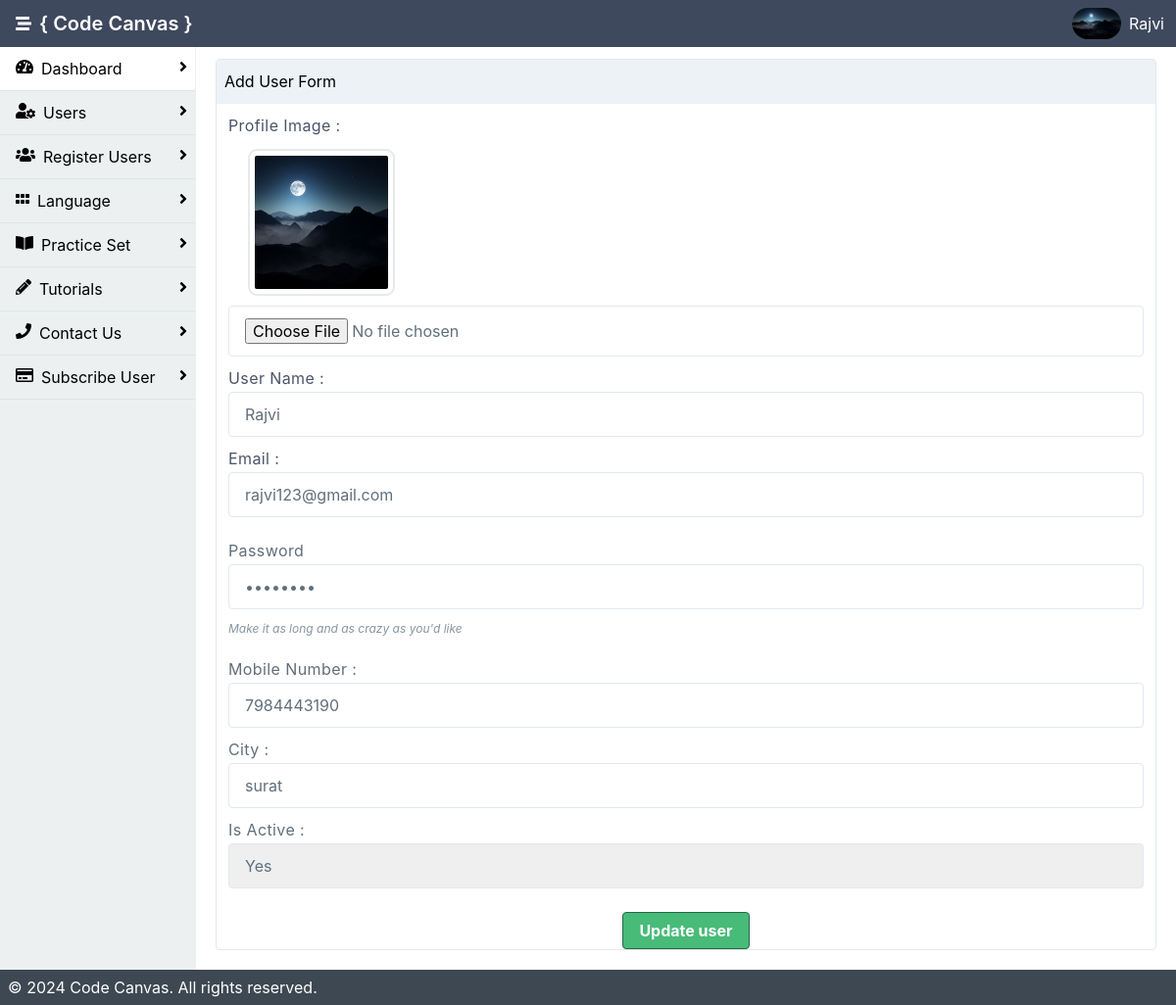
/admin/profile.php (signed in), run on the app's committed database.
### tables this page shows
CREATE TABLE `user` (
  `user_id` int(11) NOT NULL,
  `u_image` varchar(200) DEFAULT NULL,
  `name` varchar(200) NOT NULL,
  `email` varchar(200) NOT NULL,
  `passwd` varchar(50) NOT NULL,
  `is_active` int(11) NOT NULL DEFAULT 0,
  `created_date` date NOT NULL DEFAULT current_timestamp(),
  `number` varchar(10) NOT NULL,
  `city` varchar(400) NOT NULL
);

### admin/profile.php (the view, shortened to what this page needs)
<!DOCTYPE html>
<html lang="en">
<div class="mx-auto bg-grey-400">
    <div class="min-h-screen flex flex-col">
        <?php include 'inc/header.php';
        ?>
        <div class="flex flex-1">
            <?php include 'inc/sidebar.php'; ?>
            <main class="bg-white-500 flex-1 p-3 overflow-hidden">
<div class="flex flex-1  flex-col md:flex-row lg:flex-row mx-2">
                        <div class="mb-2 border-solid border-gray-300 rounded border shadow-sm w-full">
                            <div class="bg-gray-200 px-2 py-3 border-solid border-gray-200 border-b">
                                Add User Form
                            </div>
                            <?php
                            $userid = $_SESSION['userid'];
                            $qry = "SELECT * FROM user WHERE user_id='".$userid."'";
                            $res = mysqli_query($con , $qry);
                            $data = mysqli_fetch_assoc($res);
                            $image = "uploads/".$data['u_image'];
                            ?>
                            <div class="p-3">
                                <form class="w-full" id="userform" action="" method="post">
                                    <div class="flex flex-wrap">
                                            <label class="block tracking-wide text-gray-700 mb-1"
                                                   for="grid-first-name">
                                                Profile Image :
                                            </label>
                                            <div class="imgdiv">
                                            <?php if(isset($data['u_image']) && file_exists($image)){
                                                    ?>
                                                    <img src="uploads/<?php echo $data['u_image']; ?>" class="image-responsive" id="img"></img>
                                                <?php }else{ ?>
                                                    <img src="uploads/images.png" class="image-responsive" id="img"></img>
                                                    <?php } ?>
                                            </div>
                                            <input class="appearance-none block w-full bg-grey-200 text-grey-darker border border-grey-200 rounded py-3 px-4 mb-3 leading-tight focus:outline-none focus:bg-white focus:border-grey"
                                                   id="image" type="file" name="image" accept=".jpg, .jpeg, .png, .webp, .gif">
                                        </div>
                                    <div class="flex flex-wrap">
                                            <label class="block tracking-wide text-gray-700 mb-1"
                                                   for="grid-first-name">
                                                User Name :
                                            </label>
                                            <input class="appearance-none block w-full bg-grey-200 text-grey-darker border border-grey-200 rounded py-3 px-4 mb-3 leading-tight focus:outline-none focus:bg-white focus:border-grey"
                                                   id="name" type="text" name="name"  value="<?php echo $data['name']; ?>">
                                        </div>
                                        <div class="flex flex-wrap">
                                            <label class="block tracking-wide text-gray-700  mb-1"
                                                   for="grid-email">
                                                Email :
                                            </label>
                                            <input class="appearance-none block w-full bg-grey-200 text-grey-darker border border-grey-200 rounded py-3 px-4 mb-3 leading-tight focus:outline-none focus:bg-white focus:border-grey"
                                                   id="email" type="email" name="email" value="<?php echo $data['email']; ?>">
                                        </div>
                                    </div>
                                    <div class="flex flex-wrap mb-6">
                                        <div class="w-full px-3">
                                            <label class="block tracking-wide text-grey-darker  mb-1"
                                                   for="grid-password">
                                                Password
                                            </label>
                                            <input class="appearance-none block w-full bg-grey-200 text-grey-darker border border-grey-200 rounded py-3 px-4 mb-3 leading-tight focus:outline-none focus:bg-white focus:border-grey"
                                                   id="password" type="password" name="password" value="<?php echo $data['passwd']; ?>">
                                            <p class="text-grey-dark text-xs italic">Make it as long and as crazy as
                                                you'd like</p>
                                        </div>
                                    </div>
                                    <div class="flex flex-wrap">
                                        <div class="w-full px-3">
                                            <label class="block tracking-wide text-grey-darker  mb-1"
                                                   for="grid-number">
                                                Mobile Number :
                                            </label>
                                            <input class="appearance-none block w-full bg-grey-200 text-grey-darker border border-grey-200 rounded py-3 px-4 mb-3 leading-tight focus:outline-none focus:bg-white focus:border-grey"
                                                   id="number" type="number" name="number" value="<?php echo $data['number']; ?>">
                                        </div>
                                    </div>
                                    <div class="flex flex-wrap">
                                        <div class="w-full px-3">
                                            <label class="block tracking-wide text-grey-darker  mb-1"
                                                   for="grid-city">
                                                City :
                                            </label>
                                            <input class="appearance-none block w-full bg-grey-200 text-grey-darker border border-grey-200 rounded py-3 px-4 mb-3 leading-tight focus:outline-none focus:bg-white focus:border-grey"
                                                   id="city" type="text" name="city" value="<?php echo $data['city']; ?>">
                                        </div>
                                    </div>
                                    <div class="flex flex-wrap mb-6">
                                        <div class="w-full px-3">
                                            <label class="block tracking-wide text-grey-darker mb-1"
                                                   for="grid-active">
                                                Is Active :
                                            </label>
                                            <select class="block appearance-none w-full bg-grey-200 border border-grey-200 text-grey-darker py-3 px-4 pr-8 rounded leading-tight focus:outline-none focus:bg-white focus:border-grey"
                                                id="is_active" name="is_active">
                                            <option value="1" <?php if(isset($data['is_active']) && $data['is_active'] == '1'){ echo 'selected'; } ?>>Yes</option>
                                        </select>
                                        </div>
                                    </div>
                                    <div class="flex flex-wrap">
                                    <div class="w-full px-3"><center>
                                    <button class="bg-green-500 hover:bg-green-800 text-white font-bold py-2 px-4 border border-green-800 rounded" id="adduser" name="adduser">
                                    Update user
                                </button></center>
                                    </div>
                            </div>
                        </div>
                    </div>
                </div>
        </div>
        <?php include 'inc/footer.php'; ?>
    </div>
</body>
</html>

### admin/inc/header.php (shortened to what this page needs)
<?php
include 'db.php';
$userid = $_SESSION["userid"];
$name = $_SESSION["name"];
$qry = "SELECT * FROM user WHERE user_id= '".$userid."'";
$res = mysqli_query($con , $qry);
$data = mysqli_fetch_assoc($res);
$image = "uploads/".$data['u_image'];
?>
<html lang="en">
<head>
    <link rel="stylesheet" href="./dist/styles.css">
    <link rel="stylesheet" href="https://cdnjs.cloudflare.com/ajax/libs/font-awesome/4.7.0/css/font-awesome.min.css">
</head>
<body>
<header class="bg-nav">
            <div class="flex justify-between">
                <div class="p-1 mx-3 inline-flex items-center">
                    <i class="fas fa-stream text-white" onclick="sidebarToggle()"></i>
                    <h1 class="text-white p-2">{ Code Canvas }</h1>
                </div>
                <div class="p-1 flex flex-row items-center">
                    <?php if(isset($data['u_image']) && file_exists($image)){
                                                    ?>
                    <img onmouseover="profileToggle()" class="inline-block h-8 rounded-full" src="<?php echo 'uploads/'.$data['u_image'];?>" alt="">
                    <?php }else{ ?>
                                                    <img src="uploads/images.png" onmouseover="profileToggle()" class="inline-block h-8 rounded-full"></img>
                                                    <?php } ?>
                    <a href="#" onmouseover="profileToggle()" onmouseout="profileToggle()" class="text-white p-2 no-underline hidden md:block lg:block"><?php echo $name; ?></a>
                </div>
            </div>
        </header>

### admin/profile.php (style rules this page uses)
.image-responsive { width: 150px; height: 150px; border: 2px solid #e6eaec; padding: 5px; border-radius: 9px; }
.imgdiv { width: 100%; margin: 10px 20px; }

### data on the page
user: u_image (picture), name "Rajvi", email "rajvi123@gmail.com", number "7984443190", city "surat", is_active "Yes"

### other printed values
$name "Rajvi"
